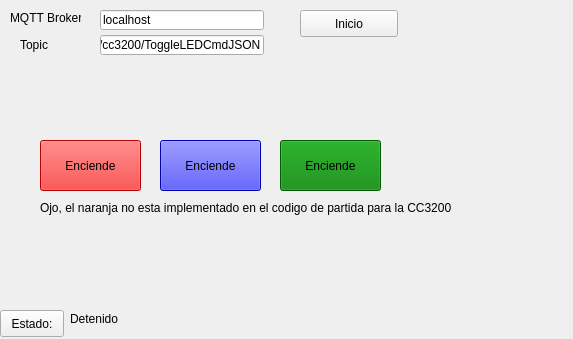
<?xml version="1.0" encoding="UTF-8"?>
<ui version="4.0">
 <class>GUIPanel</class>
 <widget class="QWidget" name="GUIPanel">
  <property name="geometry">
   <rect>
    <x>0</x>
    <y>0</y>
    <width>573</width>
    <height>339</height>
   </rect>
  </property>
  <property name="windowTitle">
   <string>GUIPanel</string>
  </property>
  <widget class="QPushButton" name="runButton">
   <property name="geometry">
    <rect>
     <x>300</x>
     <y>10</y>
     <width>98</width>
     <height>27</height>
    </rect>
   </property>
   <property name="text">
    <string>Inicio</string>
   </property>
  </widget>
  <widget class="QLabel" name="statusLabel">
   <property name="geometry">
    <rect>
     <x>70</x>
     <y>310</y>
     <width>331</width>
     <height>17</height>
    </rect>
   </property>
   <property name="text">
    <string>Detenido</string>
   </property>
  </widget>
  <widget class="QPushButton" name="pushButton">
   <property name="geometry">
    <rect>
     <x>0</x>
     <y>310</y>
     <width>64</width>
     <height>27</height>
    </rect>
   </property>
   <property name="text">
    <string>Estado:</string>
   </property>
  </widget>
  <widget class="QLabel" name="label">
   <property name="geometry">
    <rect>
     <x>10</x>
     <y>10</y>
     <width>71</width>
     <height>16</height>
    </rect>
   </property>
   <property name="text">
    <string>MQTT Broker</string>
   </property>
  </widget>
  <widget class="QLabel" name="label_2">
   <property name="geometry">
    <rect>
     <x>20</x>
     <y>37</y>
     <width>71</width>
     <height>16</height>
    </rect>
   </property>
   <property name="text">
    <string>Topic</string>
   </property>
  </widget>
  <widget class="QLineEdit" name="leHost">
   <property name="geometry">
    <rect>
     <x>100</x>
     <y>10</y>
     <width>164</width>
     <height>20</height>
    </rect>
   </property>
   <property name="text">
    <string>localhost</string>
   </property>
  </widget>
  <widget class="QLineEdit" name="topic">
   <property name="geometry">
    <rect>
     <x>100</x>
     <y>35</y>
     <width>164</width>
     <height>20</height>
    </rect>
   </property>
   <property name="text">
    <string>/cc3200/ToggleLEDCmdJSON</string>
   </property>
  </widget>
  <widget class="QPushButton" name="pushButton_2">
   <property name="geometry">
    <rect>
     <x>40</x>
     <y>140</y>
     <width>101</width>
     <height>51</height>
    </rect>
   </property>
   <property name="styleSheet">
    <string notr="true">background-color:red</string>
   </property>
   <property name="text">
    <string>Enciende</string>
   </property>
   <property name="checkable">
    <bool>true</bool>
   </property>
  </widget>
  <widget class="QPushButton" name="pushButton_3">
   <property name="geometry">
    <rect>
     <x>160</x>
     <y>140</y>
     <width>101</width>
     <height>51</height>
    </rect>
   </property>
   <property name="styleSheet">
    <string notr="true">background-color:blue</string>
   </property>
   <property name="text">
    <string>Enciende</string>
   </property>
   <property name="checkable">
    <bool>true</bool>
   </property>
  </widget>
  <widget class="QPushButton" name="pushButton_4">
   <property name="geometry">
    <rect>
     <x>280</x>
     <y>140</y>
     <width>101</width>
     <height>51</height>
    </rect>
   </property>
   <property name="autoFillBackground">
    <bool>false</bool>
   </property>
   <property name="styleSheet">
    <string notr="true">background-color:green</string>
   </property>
   <property name="text">
    <string>Enciende</string>
   </property>
   <property name="checkable">
    <bool>true</bool>
   </property>
  </widget>
  <widget class="QLabel" name="label_3">
   <property name="geometry">
    <rect>
     <x>40</x>
     <y>200</y>
     <width>421</width>
     <height>16</height>
    </rect>
   </property>
   <property name="text">
    <string>Ojo, el naranja no esta implementado en el codigo de partida para la CC3200</string>
   </property>
  </widget>
 </widget>
 <layoutdefault spacing="6" margin="11"/>
 <tabstops>
  <tabstop>runButton</tabstop>
 </tabstops>
 <resources/>
 <connections/>
</ui>
